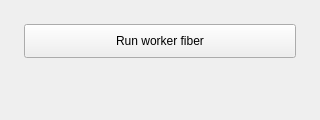
<?xml version="1.0" encoding="UTF-8"?>
<ui version="4.0">
 <class>SecondaryButtonCase</class>
 <widget class="QWidget" name="caseRoot">
  <property name="geometry">
   <rect>
    <x>0</x>
    <y>0</y>
    <width>320</width>
    <height>120</height>
   </rect>
  </property>
  <property name="minimumSize">
   <size>
    <width>320</width>
    <height>120</height>
   </size>
  </property>
  <layout class="QVBoxLayout" name="rootLayout">
   <property name="spacing">
    <number>0</number>
   </property>
   <property name="leftMargin">
    <number>24</number>
   </property>
   <property name="topMargin">
    <number>24</number>
   </property>
   <property name="rightMargin">
    <number>24</number>
   </property>
   <property name="bottomMargin">
    <number>24</number>
   </property>
   <item>
    <widget class="QPushButton" name="secondaryButton">
     <property name="minimumSize">
      <size>
       <width>0</width>
       <height>34</height>
      </size>
     </property>
     <property name="text">
      <string>Run worker fiber</string>
     </property>
    </widget>
   </item>
   <item>
    <spacer name="tailSpacer">
     <property name="orientation">
      <enum>Qt::Vertical</enum>
     </property>
     <property name="sizeType">
      <enum>QSizePolicy::Expanding</enum>
     </property>
     <property name="sizeHint" stdset="0">
      <size>
       <width>20</width>
       <height>40</height>
      </size>
     </property>
    </spacer>
   </item>
  </layout>
 </widget>
 <resources/>
 <connections/>
</ui>
